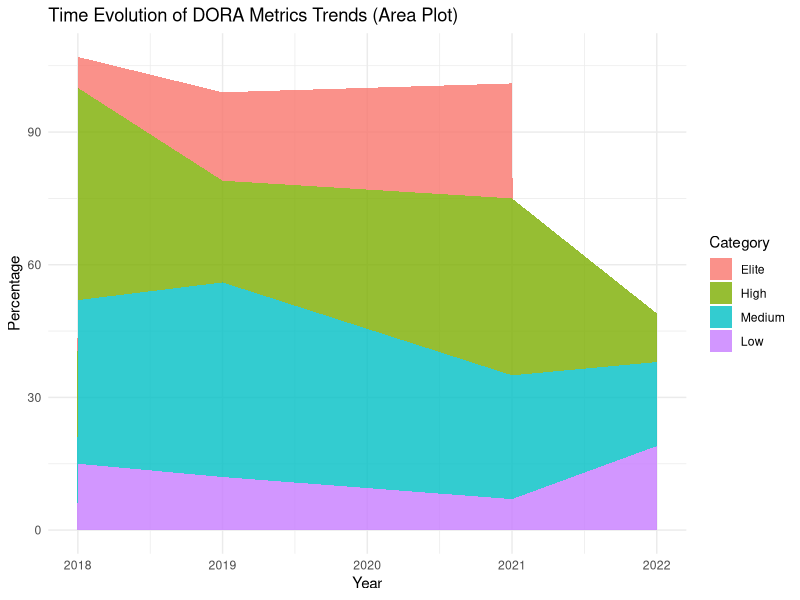
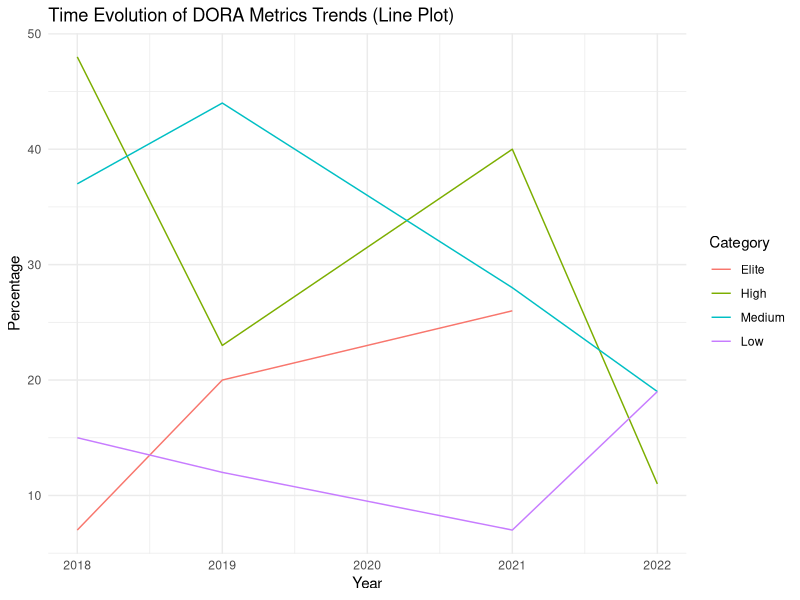
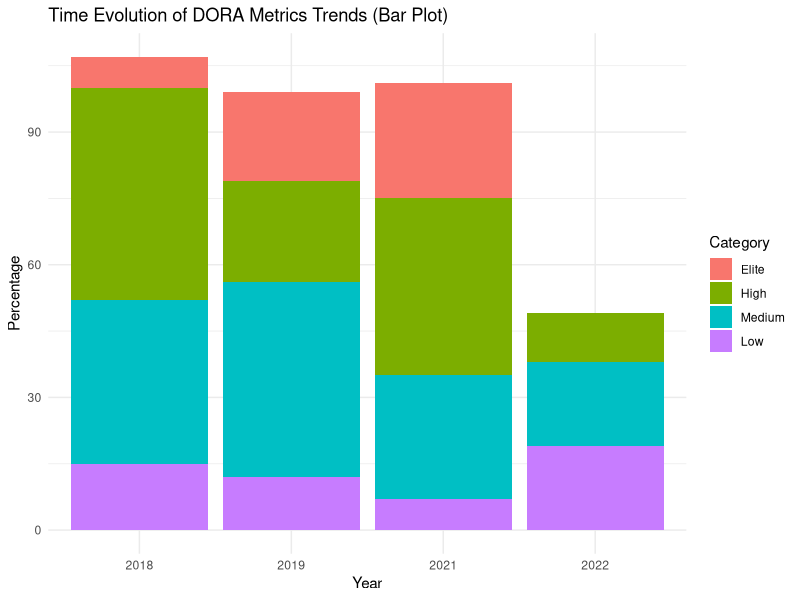
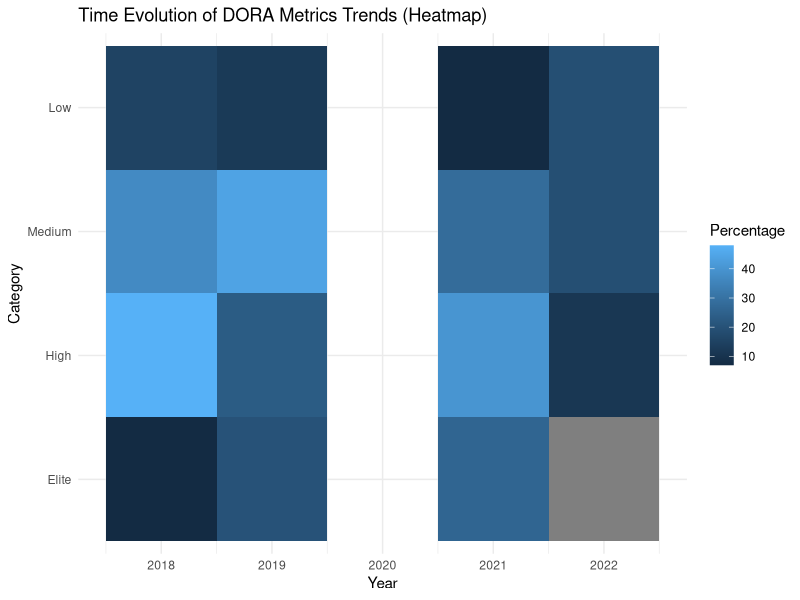
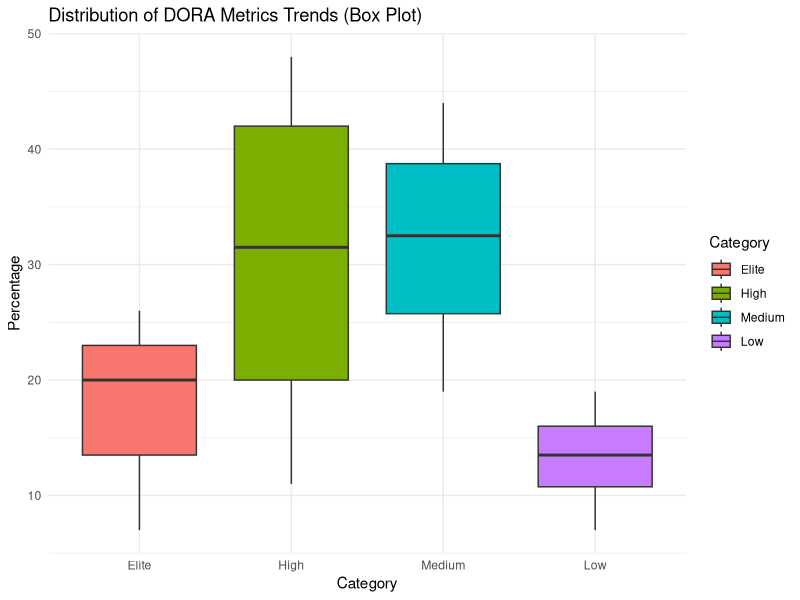

Here is the R script that generated these plots, in order:
# Load required libraries
library(ggplot2)
library(reshape2)  # for data manipulation

# Define the data
data <- data.frame(
  Year = c(2018, 2019, 2021, 2022),
  Elite = c(7, 20, 26, NA),
  High = c(48, 23, 40, 11),
  Medium = c(37, 44, 28, 19),
  Low = c(15, 12, 7, 19)
)

# Melt the data for plotting
data_melted <- melt(
  data, 
  id.vars = "Year",
  variable.name = "Category",
  value.name = "Percentage"
)

# Area Plot
area_plot <- ggplot(data_melted, aes(x = Year, y = Percentage, fill = Category)) +
  geom_area(position = "stack", alpha = 0.8) +
  labs(title = "Time Evolution of DORA Metrics Trends (Area Plot)",
       x = "Year",
       y = "Percentage",
       fill = "Category") +
  theme_minimal()

# Line Plot
line_plot <- ggplot(data_melted, aes(x = Year, y = Percentage, color = Category)) +
  geom_line() +
  labs(title = "Time Evolution of DORA Metrics Trends (Line Plot)",
       x = "Year",
       y = "Percentage",
       color = "Category") +
  theme_minimal()

# Bar Plot
bar_plot <- ggplot(data_melted, aes(x = as.factor(Year), y = Percentage, fill = Category)) +
  geom_bar(stat = "identity", position = "stack") +
  labs(title = "Time Evolution of DORA Metrics Trends (Bar Plot)",
       x = "Year",
       y = "Percentage",
       fill = "Category") +
  theme_minimal()

# Heatmap
heatmap_plot <- ggplot(data_melted, aes(x = Year, y = Category, fill = Percentage)) +
  geom_tile() +
  labs(title = "Time Evolution of DORA Metrics Trends (Heatmap)",
       x = "Year",
       y = "Category",
       fill = "Percentage") +
  theme_minimal()

# Box Plot
box_plot <- ggplot(data_melted, aes(x = Category, y = Percentage, fill = Category)) +
  geom_boxplot() +
  labs(title = "Distribution of DORA Metrics Trends (Box Plot)",
       x = "Category",
       y = "Percentage",
       fill = "Category") +
  theme_minimal()

# Plotting all graphs
print(area_plot)
print(line_plot)
print(bar_plot)
print(heatmap_plot)
print(box_plot)
